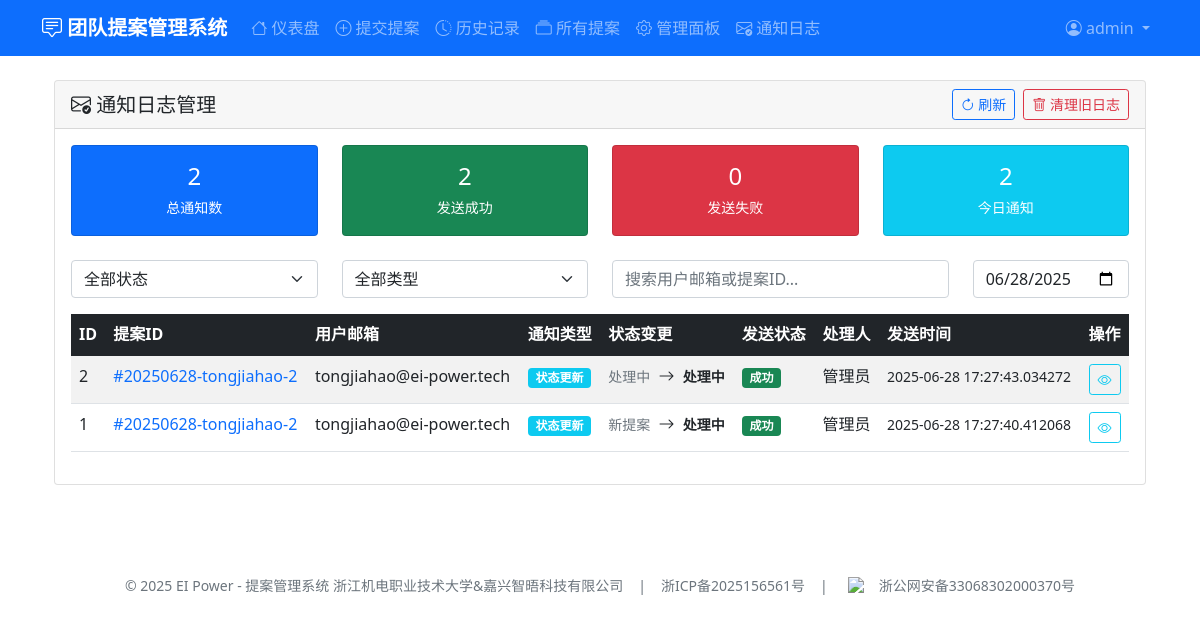
Page /notification_logs (signed in) on the earlier database version.
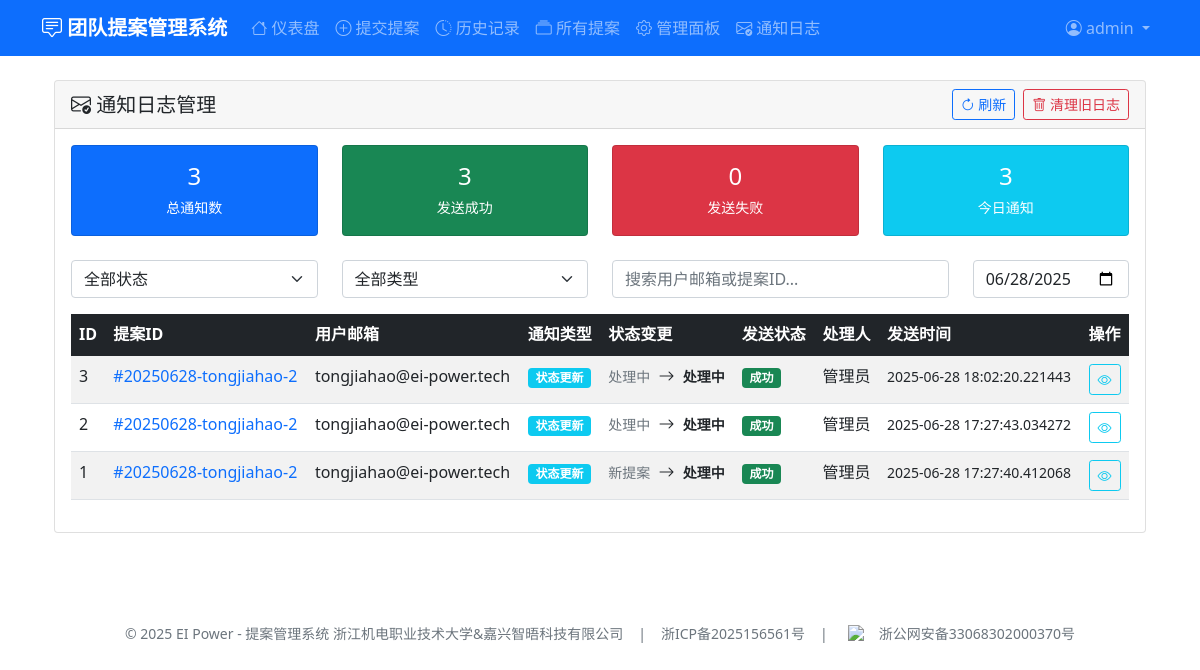
Same page on the later database version.
### tables this page shows
CREATE TABLE users (
            id INTEGER PRIMARY KEY AUTOINCREMENT,
            username TEXT UNIQUE NOT NULL,
            password TEXT NOT NULL,
            email TEXT NOT NULL,
            name TEXT NOT NULL,
            is_admin BOOLEAN DEFAULT 0,
            created_at TIMESTAMP DEFAULT CURRENT_TIMESTAMP
        );

CREATE TABLE notification_logs (
            id INTEGER PRIMARY KEY AUTOINCREMENT,
            feedback_id INTEGER NOT NULL,
            user_id INTEGER NOT NULL,
            email TEXT NOT NULL,
            notification_type TEXT NOT NULL,
            old_status TEXT,
            new_status TEXT,
            status TEXT NOT NULL,
            error_message TEXT,
            sent_at TIMESTAMP DEFAULT CURRENT_TIMESTAMP,
            handler_name TEXT,
            FOREIGN KEY (feedback_id) REFERENCES feedback (id),
            FOREIGN KEY (user_id) REFERENCES users (id)
        );

### app.py (the view)
@app.route('/notification_logs')
@login_required
def notification_logs():
    if not current_user.is_admin:
        flash('您没有权限访问此页面', 'error')
        return redirect(url_for('dashboard'))
    conn = get_db_connection()
    logs = conn.execute('''
        SELECT nl.*, u.name as user_name
        FROM notification_logs nl
        LEFT JOIN users u ON nl.user_id = u.id
        ORDER BY nl.sent_at DESC
        LIMIT 500
    ''').fetchall()
    total_notifications = conn.execute('SELECT COUNT(*) as count FROM notification_logs').fetchone()['count']
    success_notifications = conn.execute('SELECT COUNT(*) as count FROM notification_logs WHERE status = "成功"').fetchone()['count']
    failed_notifications = conn.execute('SELECT COUNT(*) as count FROM notification_logs WHERE status = "失败"').fetchone()['count']
    today_notifications = conn.execute('''
        SELECT COUNT(*) as count FROM notification_logs
        WHERE date(sent_at) = date('now')
    ''').fetchone()['count']
    conn.close()
    return render_template('notification_logs.html',
                         notification_logs=[dict(log) for log in logs],
                         total_notifications=total_notifications,
                         success_notifications=success_notifications,
                         failed_notifications=failed_notifications,
                         today_notifications=today_notifications)

### app.py (called while the page is built)
@login_manager.user_loader
def load_user(user_id):
    conn = get_db_connection()
    user = conn.execute('SELECT * FROM users WHERE id = ?', (user_id,)).fetchone()
    conn.close()
    if user:
        return User(user['id'], user['username'], user['email'], user['name'], user['is_admin'])
    return None

### database.py (called while the page is built)
def get_db_connection():
    conn = sqlite3.connect('feedback_system.db')
    conn.row_factory = sqlite3.Row
    return conn

### templates/notification_logs.html (shortened to what this page needs)
{% extends "base.html" %}
{% block content %}
<div class="container-fluid mt-4">
    <div class="row">
        <div class="col-12">
            <div class="card">
                <div class="card-header d-flex justify-content-between align-items-center">
                    <h5 class="mb-0">
                        <i class="bi bi-envelope-check"></i> 通知日志管理
                    </h5>
                    <div class="d-flex gap-2">
                        <button class="btn btn-outline-primary btn-sm" onclick="refreshLogs()">
                            <i class="bi bi-arrow-clockwise"></i> 刷新
                        </button>
                        <button class="btn btn-outline-danger btn-sm" onclick="clearOldLogs()">
                            <i class="bi bi-trash"></i> 清理旧日志
                        </button>
                    </div>
                </div>
                <div class="card-body">
                    <div class="row mb-4">
                        <div class="col-md-3">
                            <div class="card bg-primary text-white">
                                <div class="card-body text-center">
                                    <h4 class="mb-1">{{ total_notifications }}</h4>
                                    <small>总通知数</small>
                                </div>
                            </div>
                        </div>
                        <div class="col-md-3">
                            <div class="card bg-success text-white">
                                <div class="card-body text-center">
                                    <h4 class="mb-1">{{ success_notifications }}</h4>
                                    <small>发送成功</small>
                                </div>
                            </div>
                        </div>
                        <div class="col-md-3">
                            <div class="card bg-danger text-white">
                                <div class="card-body text-center">
                                    <h4 class="mb-1">{{ failed_notifications }}</h4>
                                    <small>发送失败</small>
                                </div>
                            </div>
                        </div>
                        <div class="col-md-3">
                            <div class="card bg-info text-white">
                                <div class="card-body text-center">
                                    <h4 class="mb-1">{{ today_notifications }}</h4>
                                    <small>今日通知</small>
                                </div>
                            </div>
                        </div>
                    </div>
                    <div class="row mb-3">
                        <div class="col-md-3">
                            <select class="form-select" id="statusFilter" onchange="filterLogs()">
                                <option value="all">全部状态</option>
                            </select>
                        </div>
                        <div class="col-md-3">
                            <select class="form-select" id="typeFilter" onchange="filterLogs()">
                                <option value="all">全部类型</option>
                            </select>
                        </div>
                        <div class="col-md-4">
                            <input type="text" class="form-control" id="searchInput" placeholder="搜索用户邮箱或提案ID..." onkeyup="filterLogs()">
                        </div>
                        <div class="col-md-2">
                            <input type="date" class="form-control" id="dateFilter" onchange="filterLogs()">
                        </div>
                    </div>
                    <div class="table-responsive">
                        <table class="table table-striped table-hover">
                            <thead class="table-dark">
                                <tr>
                                    <th>ID</th>
                                    <th>提案ID</th>
                                    <th>用户邮箱</th>
                                    <th>通知类型</th>
                                    <th>状态变更</th>
                                    <th>发送状态</th>
                                    <th>处理人</th>
                                    <th>发送时间</th>
                                    <th>操作</th>
                                </tr>
                            </thead>
                            <tbody id="logsTableBody">
                                {% for log in notification_logs %}
                                <tr class="log-row"
                                    data-status="{{ log.status }}"
                                    data-type="{{ log.notification_type }}"
                                    data-email="{{ log.email }}"
                                    data-feedback-id="{{ log.feedback_id }}"
                                    data-date="{{ log.sent_at[:10] }}">
                                    <td>{{ log.id }}</td>
                                    <td>
                                        <a href="#" onclick="showFeedbackDetail('{{ log.feedback_id }}')" class="text-decoration-none">
                                            #{{ log.feedback_id }}
                                        </a>
                                    </td>
                                    <td>{{ log.email }}</td>
                                    <td>
                                        <span class="badge bg-info">{{ log.notification_type }}</span>
                                    </td>
                                    <td>
                                        {% if log.old_status and log.new_status %}
                                            <small class="text-muted">{{ log.old_status }}</small>
                                            <i class="bi bi-arrow-right mx-1"></i>
                                            <small class="fw-bold">{{ log.new_status }}</small>
                                        {% else %}
                                            <span class="text-muted">-</span>
                                        {% endif %}
                                    </td>
                                    <td>
                                        {% if log.status == '成功' %}
                                            <span class="badge bg-success">{{ log.status }}</span>
                                        {% else %}
                                            <span class="badge bg-danger">{{ log.status }}</span>
                                        {% endif %}
                                    </td>
                                    <td>{{ log.handler_name or '-' }}</td>
                                    <td>
                                        <small>{{ log.sent_at }}</small>
                                    </td>
                                    <td>
                                        <button class="btn btn-sm btn-outline-info" onclick="showLogDetail('{{ log.id }}')">
                                            <i class="bi bi-eye"></i>
                                        </button>
                                    </td>
                                </tr>
                                {% endfor %}
                            </tbody>
                        </table>
                    </div>
                </div>
            </div>
        </div>
    </div>
</div>
{% endblock %}

### templates/base.html (shortened to what this page needs)
<!DOCTYPE html>
<html lang="zh-CN">
<head>
    <link href="https://cdn.jsdelivr.net/npm/bootstrap@5.1.3/dist/css/bootstrap.min.css" rel="stylesheet">
    <link href="https://cdn.jsdelivr.net/npm/bootstrap-icons@1.7.2/font/bootstrap-icons.css" rel="stylesheet">
</head>
<body>
    {% if current_user.is_authenticated %}
    <nav class="navbar navbar-expand-lg navbar-dark bg-primary">
        <div class="container">
            <a class="navbar-brand" href="{{ url_for('dashboard') }}">
                <i class="bi bi-chat-square-text"></i> 团队提案管理系统
            </a>
            <div class="collapse navbar-collapse" id="navbarNav">
                <ul class="navbar-nav me-auto">
                    <li class="nav-item">
                        <a class="nav-link" href="{{ url_for('dashboard') }}">
                            <i class="bi bi-house"></i> 仪表盘
                        </a>
                    </li>
                    <li class="nav-item">
                        <a class="nav-link" href="{{ url_for('submit_feedback') }}">
                            <i class="bi bi-plus-circle"></i> 提交提案
                        </a>
                    </li>
                    <li class="nav-item">
                        <a class="nav-link" href="{{ url_for('history') }}">
                            <i class="bi bi-clock-history"></i> 历史记录
                        </a>
                    </li>
                    <li class="nav-item">
                        <a class="nav-link" href="{{ url_for('all_proposals') }}">
                            <i class="bi bi-collection"></i> 所有提案
                        </a>
                    </li>
                    {% if current_user.is_admin %}
                    <li class="nav-item">
                        <a class="nav-link" href="{{ url_for('admin_panel') }}">
                            <i class="bi bi-gear"></i> 管理面板
                        </a>
                    </li>
                    <li class="nav-item">
                        <a class="nav-link" href="{{ url_for('notification_logs') }}">
                            <i class="bi bi-envelope-check"></i> 通知日志
                        </a>
                    </li>
                    {% endif %}
                </ul>
                <ul class="navbar-nav">
                    <li class="nav-item dropdown">
                        <a class="nav-link dropdown-toggle" href="#" id="navbarDropdown" role="button" data-bs-toggle="dropdown">
                            <i class="bi bi-person-circle"></i> {{ current_user.username }}
                        </a>
                    </li>
                </ul>
            </div>
        </div>
    </nav>
    {% endif %}
    <main class="container mt-4">
        {% block content %}{% endblock %}
    </main>
    <footer class="footer mt-auto">
        <div class="footer">
            <div class="footer-content">
                <span>&copy; 2025 EI Power - 提案管理系统 浙江机电职业技术大学&嘉兴智晤科技有限公司</span>
                <span class="divider">|</span>
                <a href="https://beian.miit.gov.cn/" target="_blank">浙ICP备2025156561号</a>
                <span class="divider">|</span>
                <img src="https://tjh666.cn/images/headlogo.png" alt="公安备案图标">
                <a href="https://beian.mps.gov.cn/#/query/webSearch?code=33068302000370" rel="noreferrer" target="_blank">浙公网安备33068302000370号</a>
            </div>
        </div>
    </footer>
</body>
</html>

### templates/base.html (style rules this page uses)
.navbar-brand { font-weight: bold; }
.footer { padding: 20px 0; margin-top: 50px; }
.footer-content { display: flex; justify-content: center; align-items: center; flex-wrap: wrap; gap: 10px; color: #6c757d; font-size: 14px; }
.footer-content a { color: #6c757d; text-decoration: none; }
.footer-content .divider { margin: 0 5px; }
.footer-content img { width: 16px; height: 16px; margin: 0 5px; vertical-align: middle; }

Differences in the rows shown:
added notification_logs: id "3", feedback_id "20250628-tongjiahao-2", email "tongjiahao@ei-power.tech", notification_type "状态更新", old_status "处理中", new_status "处理中", status "成功", handler_name "管理员", sent_at "2025-06-28 18:02:20.221443"
Other differences:
{{ total_notifications }}: "2" → "3"
{{ success_notifications }}: "2" → "3"
{{ today_notifications }}: "2" → "3"
